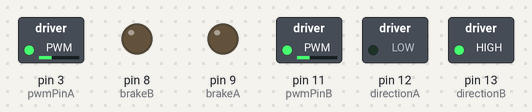
This sketch was run on a simulated Arduino Uno, built with avr-gcc and run on an emulated ATmega328P. Parts: switched loads named in the sketch (green lamp = pin HIGH), output pins drawn as LEDs (lit = HIGH).

Above: at 0.1 s.
At 5.1 s:
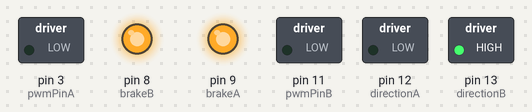
Timing chart, 0 to 6.6 s (numbered marks = the images above):
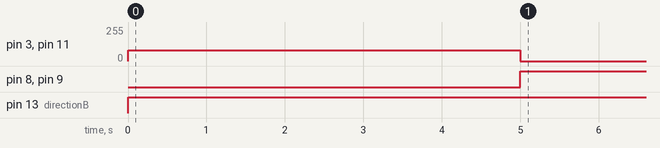

Measured:
- by itself, pin 3 (pwmPinA), pin 11 (pwmPinB): 0/255 → 80/255 at 0.00 s, → 0/255 5.0 s later
- by itself, pin 8 (brakeB), pin 9 (brakeA): LOW → HIGH at 5.0 s
- by itself, pin 13 (directionB): LOW → HIGH at 0.00 s

The sketch:

pt_test_1.ino
```cpp
//Parameters
const int directionA  = 12;
const int directionB  = 13;
const int brakeA  = 9;
const int brakeB  = 8;
const int pwmPinA  = 3;
const int pwmPinB  = 11;

//boolean to switch direction
bool directionState = true;

//boolean to stop
bool stopBool = false;

void setup() {
  //Init Motor Shield
  pinMode(directionA, OUTPUT); //Initiates Motor Channel A pin
  pinMode(brakeA, OUTPUT); //Initiates Brake Channel A pin
  pinMode(directionB, OUTPUT); //Initiates Motor Channel B pin
  pinMode(brakeB, OUTPUT); //Initiates Brake Channel B pin
}
void loop() {
  if(!stopBool){
    forward(80);
    delay(5000);
    stopBool=true;
  }
  else{
    stopMooving();
  }
}


// to move forward
void forward(int pwm){
  if(directionState == false){
    digitalWrite(directionA, HIGH);
    digitalWrite(directionB, LOW);
  }
  else{
    digitalWrite(directionA, LOW);
    digitalWrite(directionB, HIGH);
  }

  //release breaks
  digitalWrite(brakeA, LOW);
  digitalWrite(brakeB, LOW);

  //set work duty for the motor
  analogWrite(pwmPinA, pwm);
  analogWrite(pwmPinB, pwm);
}

void stopMooving(){
  digitalWrite(brakeA, HIGH);
  digitalWrite(brakeB, HIGH);
  analogWrite(pwmPinA, 0);
  analogWrite(pwmPinB, 0);
}
```
